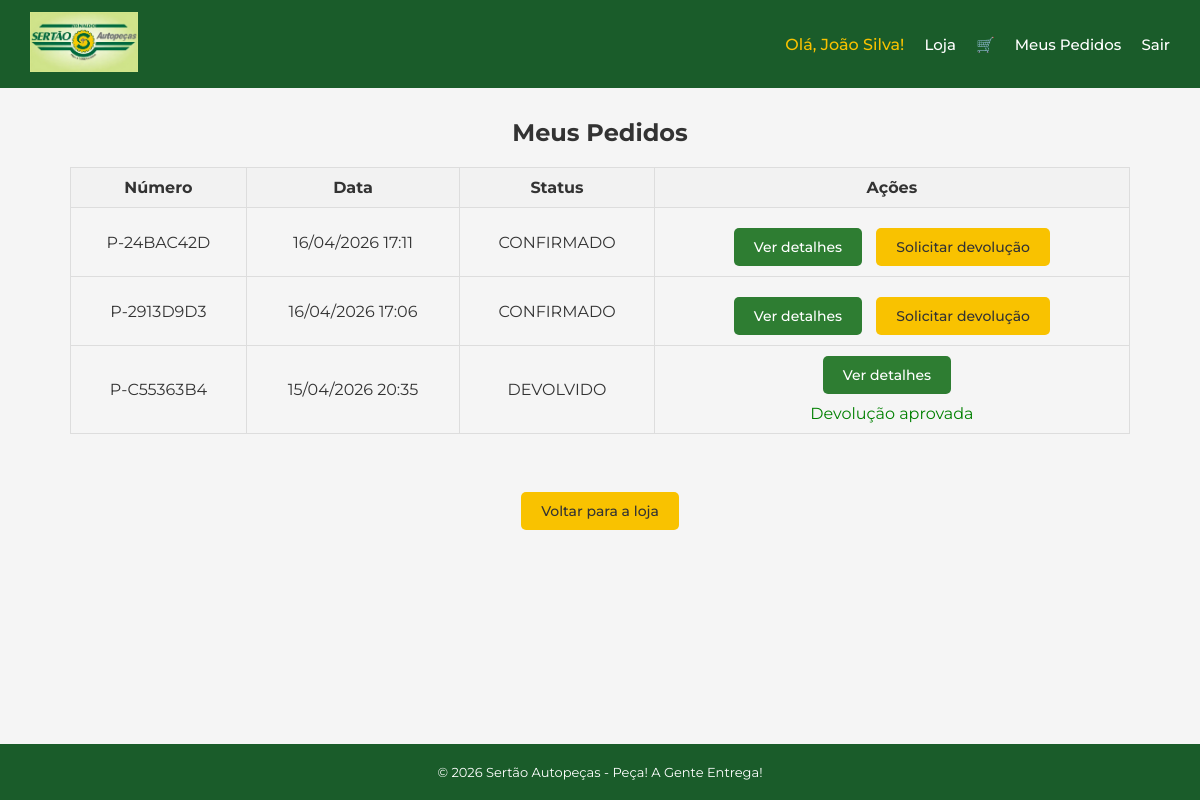
Page /meus-pedidos (signed in) on the earlier database version.
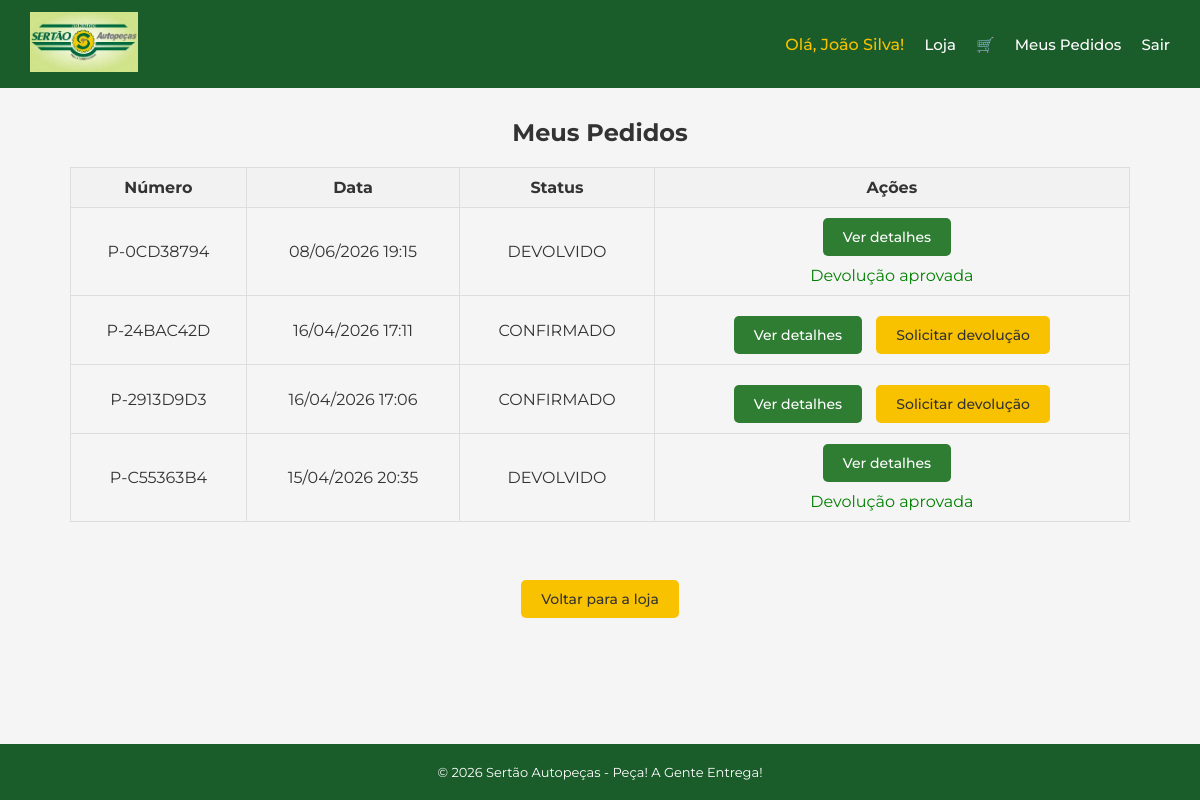
Same page on the later database version.
### app/models.py (models this page shows)
class Pedido(db.Model):
    id = db.Column(db.Integer, primary_key=True)
    numero = db.Column(db.String, nullable=False, unique=True)
    data = db.Column(db.DateTime, default=agora_brasilia)
    status = db.Column(db.String, nullable=False)
    usuario_id = db.Column(db.Integer, db.ForeignKey('usuario.id'), nullable=False)
    usuario = db.relationship('Usuario', back_populates='pedidos')
    itens = db.relationship('ItemPedido', backref='pedido')

### app/routes/pedido.py (the view)
@pedido.route('/meus-pedidos', methods=['GET'])
@login_required
def meus_pedidos():
    pedidos = Pedido.query.filter_by(usuario_id=current_user.id).order_by(Pedido.data.desc()).all()
    return render_template('pedido/meus_pedidos.html', pedidos=pedidos)

### app/models.py (called while the page is built)
@login_manager.user_loader
def load_user(user_id):
    return Usuario.query.get(int(user_id))

### app/templates/pedido/meus_pedidos.html (shortened to what this page needs)
{% extends 'base.html' %}
{% block conteudo %}
<h2 style="text-align: center;">Meus Pedidos</h2>
{% if pedidos %}
    <table style="width: 100%; border-collapse: collapse; margin-top: 20px;">
        <thead>
            <tr style="background-color: #f2f2f2;">
                <th style="padding: 10px; border: 1px solid #ddd;">Número</th>
                <th style="padding: 10px; border: 1px solid #ddd;">Data</th>
                <th style="padding: 10px; border: 1px solid #ddd;">Status</th>
                <th style="padding: 10px; border: 1px solid #ddd;">Ações</th>
            </tr>
        </thead>
        <tbody>
            {% for pedido in pedidos %}
            <tr>
                <td style="padding: 10px; border: 1px solid #ddd; text-align: center;">
                    {{ pedido.numero }}
                </td>
                <td style="padding: 10px; border: 1px solid #ddd; text-align: center;">
                    {{ pedido.data.strftime('%d/%m/%Y %H:%M') }}
                </td>
                <td style="padding: 10px; border: 1px solid #ddd; text-align: center;">
                    {{ pedido.status }}
                </td>
                <td style="padding: 10px; border: 1px solid #ddd; text-align: center;">
                    <a href="/meus-pedidos/{{ pedido.numero }}"
                       class="btn btn-secondary"
                       style="margin-right: 10px;">
                        Ver detalhes
                    </a>
                    {% if pedido.devolucoes %}
                        {% set devolucao = pedido.devolucoes[0] %}
                        {% if devolucao.status == 'PENDENTE' %}
                            <p style="color: orange; margin-top: 10px;">
                                Devolução solicitada — aguardando análise
                            </p>
                        {% elif devolucao.status == 'APROVADA' %}
                            <p style="color: green; margin-top: 10px;">
                                Devolução aprovada
                            </p>
                        {% elif devolucao.status == 'RECUSADA' %}
                            <p style="color: red; margin-top: 10px;">
                                Devolução recusada
                            </p>
                        {% endif %}
                    {% else %}
                        <a href="/devolucao/{{ pedido.numero }}"
                           class="btn btn-primary"
                           style="margin-top: 10px;">
                            Solicitar devolução
                        </a>
                    {% endif %}
                </td>
            </tr>
            {% endfor %}
        </tbody>
    </table>
{% else %}
    <p style="text-align: center;">Você ainda não fez nenhum pedido.</p>
{% endif %}
<br><br>
<div style="text-align: center; margin-top: 20px;">
    <a href="/loja" class="btn btn-primary">Voltar para a loja</a>
</div>
{% endblock %}

Differences in the rows shown:
added Pedido: numero "P-0CD38794", data "08/06/2026 19:15", status "DEVOLVIDO", shows "Devolução aprovada"
